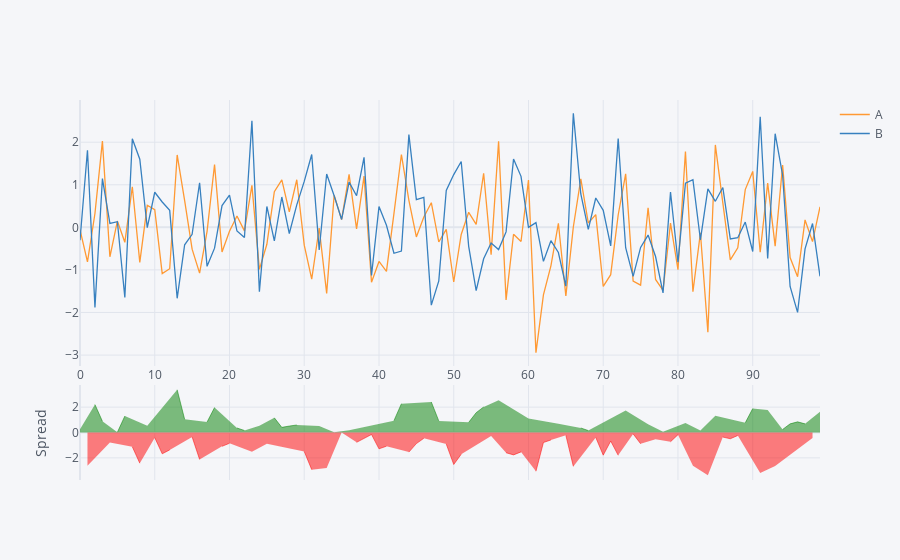

Source (notebook cell):
### Markdown cell above
## Spread

### Code cell
df[['A','B']].iplot(kind='spread')

### Figure 1 — Plotly figure (JSON) as saved in the notebook; plotly's stock layout.template omitted (floating-point values rounded to 4 significant figures)
{"data": [{"line": {"color": "rgba(255, 153, 51, 1.0)", "dash": "solid", "shape": "linear", "width": 1.3}, "mode": "lines", "name": "A", "text": "", "type": "scatter", "x": [0, 1, 2, 3, 4, 5, 6, 7, 8, 9, 10, 11, 12, 13, 14, 15, 16, 17, 18, 19, 20, 21, 22, 23, 24, 25, 26, 27, 28, 29, 30, 31, 32, 33, 34, 35, 36, 37, 38, 39, 40, 41, 42, 43, 44, 45, 46, 47, 48, 49, 50, 51, 52, 53, 54, 55, 56, 57, 58, 59, 60, 61, 62, 63, 64, 65, 66, 67, 68, 69, 70, 71, 72, 73, 74, 75, 76, 77, 78, 79, 80, 81, 82, 83, 84, 85, 86, 87, 88, 89, 90, 91, 92, 93, 94, 95, 96, 97, 98, 99], "y": [-0.052, -0.8113, 0.3255, 2.024, -0.6912, 0.1471, -0.3516, 0.9533, -0.8217, 0.5176, 0.4157, -1.084, -0.9726, 1.7, 0.628, -0.5123, -1.075, -0.09302, 1.475, -0.5773, -0.09365, 0.2681, -0.082, 0.9869, -0.988, -0.3981, 0.8355, 1.116, 0.3627, 1.118, -0.4189, -1.215, -0.01502, -1.551, 0.7532, 0.1824, 1.246, -0.03574, 1.204, -1.29, -0.8015, -1.034, 0.3237, 1.711, 0.6337, -0.2264, 0.2449, 0.5794, -0.3442, -0.04622, -1.283, -0.1669, 0.3531, 0.071, 1.27, -0.6401, 2.022, -1.703, -0.1616, -0.3324, 1.109, -2.944, -1.587, -0.903, 0.09541, -1.61, 0.008031, 1.14, 0.103, 0.2982, -1.388, -1.111, 0.2903, 1.258, -1.264, -1.358, 0.4601, -1.224, -1.482, 0.09952, -0.9927, 1.783, -1.513, -0.1286, -2.465, 1.936, 0.5744, -0.7644, -0.4813, 0.8871, 1.314, -0.5845, 1.038, -0.4421, 1.466, -0.71, -1.158, 0.1741, -0.3361, 0.481]}, {"line": {"color": "rgba(55, 128, 191, 1.0)", "dash": "solid", "shape": "linear", "width": 1.3}, "mode": "lines", "name": "B", "text": "", "type": "scatter", "x": [0, 1, 2, 3, 4, 5, 6, 7, 8, 9, 10, 11, 12, 13, 14, 15, 16, 17, 18, 19, 20, 21, 22, 23, 24, 25, 26, 27, 28, 29, 30, 31, 32, 33, 34, 35, 36, 37, 38, 39, 40, 41, 42, 43, 44, 45, 46, 47, 48, 49, 50, 51, 52, 53, 54, 55, 56, 57, 58, 59, 60, 61, 62, 63, 64, 65, 66, 67, 68, 69, 70, 71, 72, 73, 74, 75, 76, 77, 78, 79, 80, 81, 82, 83, 84, 85, 86, 87, 88, 89, 90, 91, 92, 93, 94, 95, 96, 97, 98, 99], "y": [-0.3035, 1.812, -1.879, 1.144, 0.09235, 0.1318, -1.645, 2.083, 1.599, -0.006996, 0.8244, 0.5956, 0.3986, -1.667, -0.4089, -0.163, 1.048, -0.9165, -0.4892, 0.5123, 0.7584, -0.08593, -0.2402, 2.504, -1.512, 0.4911, -0.3187, 0.7129, -0.1448, 0.5279, 1.079, 1.711, -0.5309, 1.254, 0.7414, 0.1846, 1.062, 0.7424, 1.646, -1.131, 0.4876, 0.04892, -0.6084, -0.5559, 2.18, 0.6488, 0.7047, -1.828, -1.256, 0.8648, 1.24, 1.547, -0.4455, -1.488, -0.7384, -0.3673, -0.522, -0.1079, 1.603, 1.198, -0.0009961, 0.1112, -0.7987, -0.3127, -0.5905, -1.383, 2.679, 0.784, -0.04786, 0.6889, 0.3997, -0.4357, 2.086, -0.4777, -1.151, -0.4711, -0.1818, -0.6855, -1.541, 0.8311, -0.819, 1.037, 1.117, -0.2923, 0.9038, 0.6116, 0.9367, -0.2715, -0.2427, 0.124, -0.5677, 2.598, -0.7336, 2.199, 1.225, -1.39, -1.996, -0.5056, 0.08933, -1.15]}, {"connectgaps": false, "fill": "tozeroy", "line": {"color": "green", "dash": "solid", "shape": "linear", "width": 0.5}, "mode": "lines", "name": "Spread", "showlegend": false, "type": "scatter", "x": [0, 1, 2, 3, 4, 5, 6, 7, 8, 9, 10, 11, 12, 13, 14, 15, 16, 17, 18, 19, 20, 21, 22, 23, 24, 25, 26, 27, 28, 29, 30, 31, 32, 33, 34, 35, 36, 37, 38, 39, 40, 41, 42, 43, 44, 45, 46, 47, 48, 49, 50, 51, 52, 53, 54, 55, 56, 57, 58, 59, 60, 61, 62, 63, 64, 65, 66, 67, 68, 69, 70, 71, 72, 73, 74, 75, 76, 77, 78, 79, 80, 81, 82, 83, 84, 85, 86, 87, 88, 89, 90, 91, 92, 93, 94, 95, 96, 97, 98, 99], "xaxis": "x2", "y": [0.2515, "", 2.205, 0.8805, "", 0.01534, 1.293, "", "", 0.5246, "", "", "", 3.367, 1.037, "", "", 0.8235, 1.964, "", "", 0.3541, 0.1582, "", 0.524, "", 1.154, 0.4029, 0.5075, 0.5903, "", "", 0.5159, "", 0.01183, "", 0.1832, "", "", "", "", "", 0.932, 2.267, "", "", "", 2.407, 0.9119, "", "", "", 0.7985, 1.559, 2.009, "", 2.544, "", "", "", 1.11, "", "", "", 0.6859, "", "", 0.3561, 0.1508, "", "", "", "", 1.735, "", "", 0.6419, "", 0.05962, "", "", 0.7459, "", 0.1637, "", 1.324, "", "", "", 0.7631, 1.882, "", 1.772, "", 0.241, 0.6795, 0.838, 0.6796, "", 1.631], "yaxis": "y2"}, {"connectgaps": false, "fill": "tozeroy", "line": {"color": "red", "dash": "solid", "shape": "linear", "width": 0.5}, "mode": "lines", "name": "Spread", "showlegend": false, "type": "scatter", "x": [0, 1, 2, 3, 4, 5, 6, 7, 8, 9, 10, 11, 12, 13, 14, 15, 16, 17, 18, 19, 20, 21, 22, 23, 24, 25, 26, 27, 28, 29, 30, 31, 32, 33, 34, 35, 36, 37, 38, 39, 40, 41, 42, 43, 44, 45, 46, 47, 48, 49, 50, 51, 52, 53, 54, 55, 56, 57, 58, 59, 60, 61, 62, 63, 64, 65, 66, 67, 68, 69, 70, 71, 72, 73, 74, 75, 76, 77, 78, 79, 80, 81, 82, 83, 84, 85, 86, 87, 88, 89, 90, 91, 92, 93, 94, 95, 96, 97, 98, 99], "xaxis": "x2", "y": ["", -2.623, "", "", -0.7835, "", "", -1.13, -2.421, "", -0.4087, -1.68, -1.371, "", "", -0.3493, -2.123, "", "", -1.09, -0.852, "", "", -1.517, "", -0.8893, "", "", "", "", -1.498, -2.926, "", -2.805, "", -0.002179, "", -0.7782, -0.4421, -0.1591, -1.289, -1.083, "", "", -1.546, -0.8752, -0.4598, "", "", -0.911, -2.523, -1.714, "", "", "", -0.2728, "", -1.595, -1.765, -1.531, "", -3.056, -0.7884, -0.5904, "", -0.2269, -2.671, "", "", -0.3907, -1.788, -0.6758, -1.796, "", -0.1125, -0.8874, "", -0.5381, "", -0.7316, -0.1738, "", -2.63, "", -3.369, "", -0.3623, -0.4929, -0.2386, "", "", -3.183, "", -2.641, "", "", "", "", -0.4254, ""], "yaxis": "y2"}], "layout": {"hovermode": "x", "legend": {"bgcolor": "#F5F6F9", "font": {"color": "#4D5663"}}, "paper_bgcolor": "#F5F6F9", "plot_bgcolor": "#F5F6F9", "title": {"font": {"color": "#4D5663"}}, "xaxis": {"gridcolor": "#E1E5ED", "showgrid": true, "tickfont": {"color": "#4D5663"}, "title": {"font": {"color": "#4D5663"}, "text": ""}, "zerolinecolor": "#E1E5ED"}, "xaxis2": {"anchor": "y2", "gridcolor": "#E1E5ED", "showgrid": true, "showticklabels": false, "tickfont": {"color": "#4D5663"}, "title": {"font": {"color": "#4D5663"}, "text": ""}, "zerolinecolor": "#E1E5ED"}, "yaxis": {"domain": [0.3, 1], "gridcolor": "#E1E5ED", "showgrid": true, "tickfont": {"color": "#4D5663"}, "title": {"font": {"color": "#4D5663"}, "text": ""}, "zerolinecolor": "#E1E5ED"}, "yaxis2": {"domain": [0, 0.25], "gridcolor": "#E1E5ED", "showgrid": true, "tickfont": {"color": "#4D5663"}, "title": {"font": {"color": "#4D5663"}, "text": "Spread"}, "zerolinecolor": "#E1E5ED"}}}
